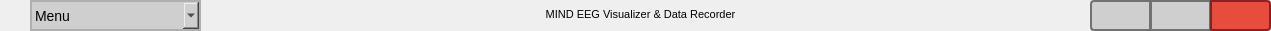
  <widget class="QWidget" name="taskbar" native="true">
   <property name="geometry">
    <rect>
     <x>0</x>
     <y>0</y>
     <width>1271</width>
     <height>31</height>
    </rect>
   </property>
   <property name="sizePolicy">
    <sizepolicy hsizetype="Expanding" vsizetype="Expanding">
     <horstretch>0</horstretch>
     <verstretch>0</verstretch>
    </sizepolicy>
   </property>
   <property name="styleSheet">
    <string notr="true">/* === Custom Taskbar === */
QWidget#taskbar {
    background-color: #dadada;
    border: 2px solid #afafaf; /* Subtle bottom border */
    border-radius: 5px;
}

QLabel#ProgramName {
    font-family: &quot;Montserrat SemiBold&quot;;
    font-size: 14px;
    color: black;
}



/* === Title Bar Buttons (Minimize, Fullscreen, Close) === */
QPushButton#minimize_button, 
QPushButton#fullscreen_button, 
QPushButton#close_button {
    font-family: &quot;Montserrat Bold&quot;;
    font-size: 16px;
    border: none;
    width: 40px;
    height: 30px;
}

/* === Minimize Button (—) === */
QPushButton#minimize_button {
    background-color: #cfcfcf;
    color: black;
	border:2px solid;
	border-color:#717171;
	
}

QPushButton#minimize_button:hover {
    background-color: #bfbfbf; /* Light hover effect */
}

/* === Fullscreen / Restore Button (⛶) === */
QPushButton#fullscreen_button {
    background-color:#cfcfcf;
    color: black;
	border:2px solid;
	border-color:#717171;
	
}

QPushButton#fullscreen_button:hover {
    background-color: #bfbfbf; /* Light hover effect */
}

/* === Close Button (X) === */
QPushButton#close_button {
    background-color: #E74C3C; /* Red background */
    color: white;
	border:2px solid;
	border-color:#882222;
	
}

QPushButton#close_button:hover {
    background-color: #C0392B; /* Darker red on hover */
}</string>
   </property>
   <widget class="QPushButton" name="minimize_button">
    <property name="geometry">
     <rect>
      <x>1090</x>
      <y>0</y>
      <width>61</width>
      <height>31</height>
     </rect>
    </property>
    <property name="sizePolicy">
     <sizepolicy hsizetype="Minimum" vsizetype="Preferred">
      <horstretch>0</horstretch>
      <verstretch>0</verstretch>
     </sizepolicy>
    </property>
    <property name="toolTipDuration">
     <number>6</number>
    </property>
    <property name="styleSheet">
     <string notr="true">QPushButton{
	image: url(:/images/minimize.png);
	padding:3px;
	border-top-left-radius: 4px;
    border-bottom-left-radius: 4px;
    border-top-right-radius: 0px;
    border-bottom-right-radius: 0px;
}

QPushButton:pressed{
	padding:5px

}</string>
    </property>
    <property name="text">
     <string/>
    </property>
    <property name="icon">
     <iconset theme="close">
      <normaloff>.</normaloff>.</iconset>
    </property>
   </widget>
   <widget class="QPushButton" name="fullscreen_button">
    <property name="geometry">
     <rect>
      <x>1150</x>
      <y>0</y>
      <width>61</width>
      <height>31</height>
     </rect>
    </property>
    <property name="styleSheet">
     <string notr="true">QPushButton{
	image: url(:/images/fullScreen.png);
	padding:3px;
	border-top-left-radius: 0px;
    border-bottom-left-radius: 0px;
    border-top-right-radius: 0px;
    border-bottom-right-radius: 0px;
}

QPushButton:pressed{
	padding:5px

}


QPushButton:checked {
    image: url(:/images/smallScreen.png);
}</string>
    </property>
    <property name="text">
     <string/>
    </property>
    <property name="checkable">
     <bool>true</bool>
    </property>
   </widget>
   <widget class="QPushButton" name="close_button">
    <property name="geometry">
     <rect>
      <x>1210</x>
      <y>0</y>
      <width>61</width>
      <height>31</height>
     </rect>
    </property>
    <property name="styleSheet">
     <string notr="true">QPushButton{
	image: url(:/images/close.png);
	padding:3px;
	border-top-left-radius: 0px;
    border-bottom-left-radius: 0px;
    border-top-right-radius: 4px;
    border-bottom-right-radius: 4px;

}

QPushButton:pressed{
	padding:5px

}
</string>
    </property>
    <property name="text">
     <string/>
    </property>
   </widget>
   <widget class="QLabel" name="label_26">
    <property name="geometry">
     <rect>
      <x>0</x>
      <y>0</y>
      <width>31</width>
      <height>31</height>
     </rect>
    </property>
    <property name="styleSheet">
     <string notr="true">QLabel{
image:url(:/images/TaskbarIcon.png)}</string>
    </property>
    <property name="text">
     <string/>
    </property>
   </widget>
   <widget class="QComboBox" name="MenuOptions">
    <property name="geometry">
     <rect>
      <x>30</x>
      <y>0</y>
      <width>171</width>
      <height>31</height>
     </rect>
    </property>
    <property name="styleSheet">
     <string notr="true">/* === Taskbar Menu Dropdown === */
QComboBox#MenuOptions {
    font-family: 'Montserrat Medium';
    font-size: 14px;
    color: black;
    background-color: #cfcfcf; /* Matches taskbar background */
    border: 2px solid #afafaf;
    border-radius: 0px;
    padding: 3px;
    min-width: 100px; /* Ensure size consistency */
	


}

/* Set &quot;Menu&quot; as the default display text */
QComboBox#MenuOptions::before {
    color: black;
}

/* Dropdown arrow */
QComboBox#MenuOptions::drop-down {
	image:url(:/images/down_arrow.png);
	padding: 7px;
    border: none;
    background: #cfcfcf; 
    width: 20px;
    border-left: 2px solid #afafaf; /* Separates dropdown arrow */
}




QComboBox#MenuOptions::drop-down:on { /* Arrow effect when clicked */
    image: url(:/images/up_arrow.png);
}


/* Hover effect */
QComboBox#MenuOptions:hover {
    background-color: #b0b0b0;
}

/* Dropdown popup styling */
QComboBox#MenuOptions QAbstractItemView {
    background-color: white;
    border: 1px solid #ccc;
	border-radius:3px;
    selection-background-color: #a3c1e1;
    padding: 5px;
}

/* Dropdown list items */
QComboBox#MenuOptions QAbstractItemView::item {
    font-family: 'Montserrat Medium';
    font-size: 14px;
    padding: 5px;
    color: #333;
}

/* Highlight dropdown items on hover */
QComboBox#MenuOptions QAbstractItemView::item:hover {
    background-color: #e0e0e0;
    color: black;
}

/* Highlight when selected */
QComboBox#MenuOptions QAbstractItemView::item:selected {
    background-color: #a3c1e1;
    color: black;
}
</string>
    </property>
    <property name="currentText">
     <string>Menu</string>
    </property>
    <item>
     <property name="text">
      <string>Menu</string>
     </property>
    </item>
    <item>
     <property name="text">
      <string>About Us</string>
     </property>
    </item>
    <item>
     <property name="text">
      <string>How to Use?</string>
     </property>
    </item>
   </widget>
   <widget class="QLabel" name="ProgramName">
    <property name="geometry">
     <rect>
      <x>490</x>
      <y>5</y>
      <width>301</width>
      <height>20</height>
     </rect>
    </property>
    <property name="text">
     <string>&lt;html&gt;&lt;head/&gt;&lt;body&gt;&lt;p align=&quot;center&quot;&gt;&lt;span style=&quot; font-size:8pt;&quot;&gt;MIND EEG Visualizer &amp;amp; Data Recorder&lt;/span&gt;&lt;/p&gt;&lt;/body&gt;&lt;/html&gt;</string>
    </property>
   </widget>
  </widget>
